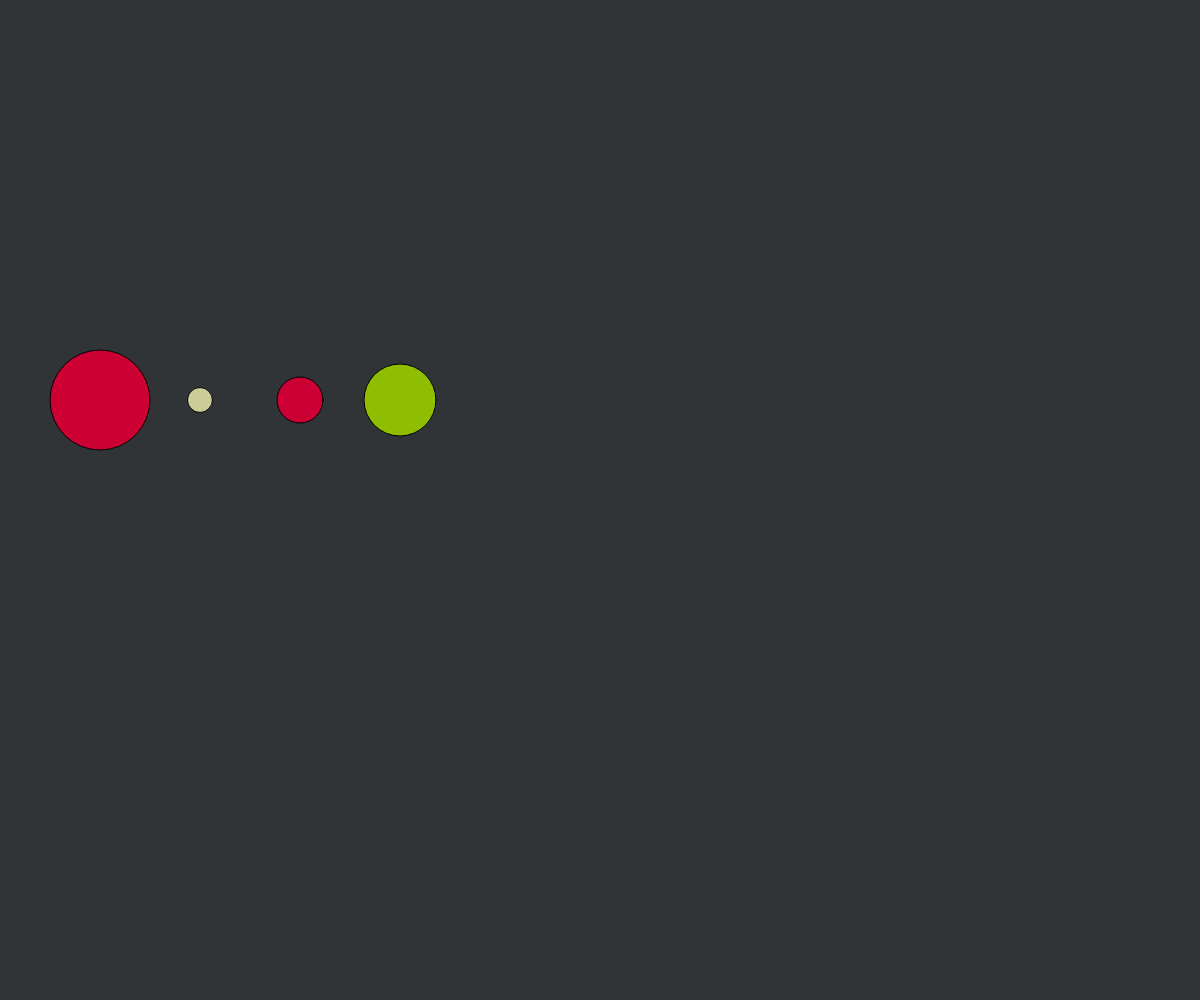
Frame 1 (no input)
Frame 60 (no input): identical to frame 1, image omitted
Frame 120 (the mouse pressed at the canvas centre since frame 60): identical to frame 1, image omitted

The p5.js sketch that drew this single still picture (run headless with seeded random() and noise() and a simulated clock; from frame 60 on, the mouse is pressed at the canvas centre):

// p5.js sketch
// ── sketch.js
////////////////////////////
//                        //
//  6.2 Arrays and Loops  //
//                        //
////////////////////////////


// --- INIT

var nums = [100, 25, 46, 72]
var indexC = 0
// colors pals
var myColors = ['#8fbc8f', '#bdb76b', '#e9967a', '#00ced1']
var jdColors = ['#FFFFFF', '#F7F7F7', '#ECECEC', '#333333', '#0095a8', '#00616f', '#773300', '#FF6600']
var batColors = [
  '#f8f8f0',
  '#ffcc00',
  '#edba00',
  '#e6db74',
  '#cccc99',
  '#a6e22e',
  '#8fbe00',
  '#79afa9',
  '#738c73',
  '#75715e',
  '#407886',
  '#37424A',
  '#00a8c6',
  '#aa6699',
  '#cc0033',
  '#da2000',
  '#f92672',
  '#967efb',
  '#313437',
  '#a0a0a0'
]

// --- SETUP

function setup() {
  createCanvas(windowWidth, windowHeight);
  background(batColors[18])

  for (var i = 0; i < 4; i++) {
    var fillColor = floor(random(0, 20))
    fill(batColors[fillColor])
    console.log("hex color =" + " " + batColors[fillColor] + " " + "index number =" + " " + fillColor)
    ellipse(i*100+100, 400, nums[i], nums[i])
  }
}

// --- RUN

function draw() {

}

// --- FUNKs


// --- END
